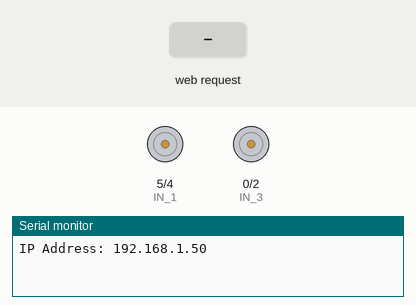
The sketch below on a simulated ESP8266 (NodeMCU). On the bench: motor-driver pin pairs drawn as motors (green arrow = first pin HIGH = forward, orange = second pin HIGH = backward, longer = more drive, scaled by the enable pin), the last lines printed to the serial monitor. The inputs (shaded band) are chosen by the test bench. WiFi joins after 1.5 s; servers stay silent unless stated.

Above: at 2.7 s.
2.8 s: HTTP request GET /up received
At 4.0 s:
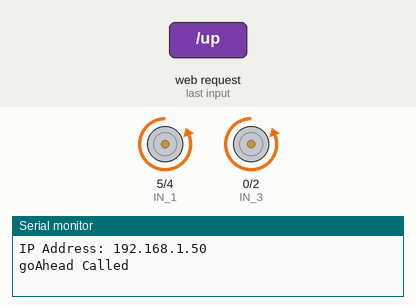
4.3 s: HTTP request GET /back received
At 5.1 s:
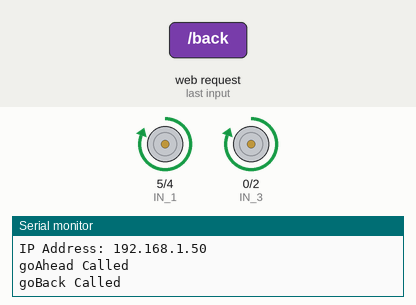
5.8 s: HTTP request GET /right received
At 6.3 s:
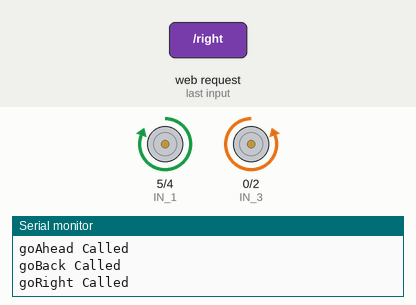
7.3 s: HTTP request GET /left received
At 8.5 s:
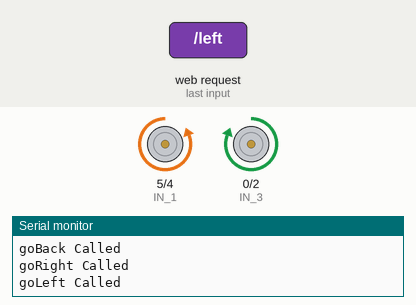
8.8 s: HTTP request GET /null received
At 9.8 s:
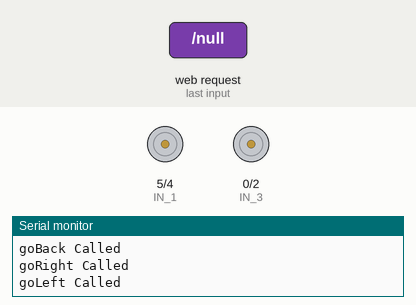
Timing chart, 0 to 11.3 s (numbered marks = the images above; inputs shaded):
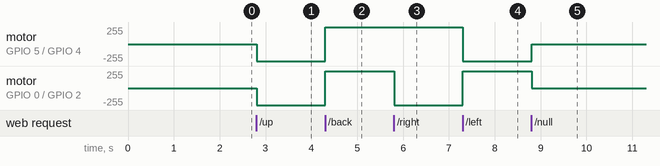

Measured:
- after the input at 2.8 s, motor on GPIO 5 (IN_1) / GPIO 4 (IN_2), motor on GPIO 0 (IN_3) / GPIO 2 (IN_4): stopped → backward 255/255 at once
- after the input at 4.3 s, motor on GPIO 5 (IN_1) / GPIO 4 (IN_2), motor on GPIO 0 (IN_3) / GPIO 2 (IN_4): backward 255/255 → forward 255/255 at once
- after the input at 5.8 s, motor on GPIO 0 (IN_3) / GPIO 2 (IN_4): forward 255/255 → backward 255/255 at once
- after the input at 7.3 s, motor on GPIO 5 (IN_1) / GPIO 4 (IN_2): forward 255/255 → backward 255/255 at once; motor on GPIO 0 (IN_3) / GPIO 2 (IN_4): backward 255/255 → forward 255/255 at once
- after the input at 8.8 s, motor on GPIO 5 (IN_1) / GPIO 4 (IN_2): backward 255/255 → stopped at once; motor on GPIO 0 (IN_3) / GPIO 2 (IN_4): forward 255/255 → stopped at once

The sketch:

car_ard.ino
```cpp
#define ENA 16      // Enable/speed motors Right        GPIO14(D5)
#define ENB 14      // Enable/speed motors Left         GPIO12(D6)
#define IN_1 5      // L298N in1 motors Rightx          GPIO15(D8)
#define IN_2 4      // L298N in2 motors Right           GPIO13(D7)
#define IN_3 0      // L298N in3 motors Left            GPIO2(D4)
#define IN_4 2      // L298N in4 motors Left            GPIO0(D3)
int speedCar = 800; // 400 - 1023.
int speed_Coeff = 3;
#include <Arduino.h>
#include <ESP8266WiFi.h>
#include <ESPAsyncTCP.h>
#include <ESPAsyncWebServer.h>
AsyncWebServer server(80);
const char *ssid = "Dhruvesh";
const char *password = "1234567890";

const char index_html[] PROGMEM = R"rawliteral(
<!DOCTYPE html>
<html lang="en">
<head>
    <meta charset="UTF-8">
    <meta http-equiv="X-UA-Compatible" content="IE=edge">
    <meta name="viewport" content="width=device-width, initial-scale=1.0">
    <title>Document</title>
</head>
<body>
    <div class="-controls">

        <button id="b1" onclick="up()"  >UP</button>
        <button id="b2" onclikc="down()"  >BACK</button>
        <button id="b3" onclick="left()" >LEFT</button>
        <button id="b4" onclick="r()"  >RIGHT</button>
        <button id="b5" onclick="x()"  >STOP</button>

    </div>
    <iframe src="x.html" name="rame"frameborder="1"></iframe>
    <p><a href  ="http://192.168.152.103" target="rame">abc</a></p>
  <script>
  function up(){
    window.location.href="/up"

    }
    function down(){
    window.location.href="/back"

    }
 function left(){
    window.location.href="/left"

    }
     function r(){
    window.location.href="/right"

    }
    function x(){
    window.location.href="/null"

    }
  </script>
</body>
</html>)rawliteral";

void goAhead()
{
  Serial.println("goAhead Called");
  digitalWrite(IN_1, LOW);
  digitalWrite(IN_2, HIGH);
  analogWrite(ENA, speedCar);

  digitalWrite(IN_3, LOW);
  digitalWrite(IN_4, HIGH);
  analogWrite(ENB, speedCar);
}
void goBack()
{
  Serial.println("goBack Called");

  digitalWrite(IN_1, HIGH);
  digitalWrite(IN_2, LOW);
  analogWrite(ENA, speedCar);

  digitalWrite(IN_3, HIGH);
  digitalWrite(IN_4, LOW);
  analogWrite(ENB, speedCar);
}
void goRight()
{
  Serial.println("goRight Called");

  digitalWrite(IN_1, HIGH);
  digitalWrite(IN_2, LOW);
  analogWrite(ENA, speedCar);

  digitalWrite(IN_3, LOW);
  digitalWrite(IN_4, HIGH);
  analogWrite(ENB, speedCar);
}
void goLeft()
{
  Serial.println("goLeft Called");

  digitalWrite(IN_1, LOW);
  digitalWrite(IN_2, HIGH);
  analogWrite(ENA, speedCar);

  digitalWrite(IN_3, HIGH);
  digitalWrite(IN_4, LOW);
  analogWrite(ENB, speedCar);
}

void stopRobot()
{

  digitalWrite(IN_1, LOW);
  digitalWrite(IN_2, LOW);
  analogWrite(ENA, speedCar);

  digitalWrite(IN_3, LOW);
  digitalWrite(IN_4, LOW);
  analogWrite(ENB, speedCar);
}

void setup()
{
  pinMode(ENA, OUTPUT);
  pinMode(ENB, OUTPUT);
  pinMode(IN_1, OUTPUT);
  pinMode(IN_2, OUTPUT);
  pinMode(IN_3, OUTPUT);
  pinMode(IN_4, OUTPUT);
  Serial.begin(115200);
  WiFi.mode(WIFI_STA);
  WiFi.begin(ssid, password);
  if (WiFi.waitForConnectResult() != WL_CONNECTED)
  {
    Serial.println("WiFi Failed!");
    return;
  }
  Serial.println();
  Serial.print("IP Address: ");
  Serial.println(WiFi.localIP());
  server.on("/", HTTP_GET, [](AsyncWebServerRequest *request)
            { request->send_P(200, "text/html", index_html); });
  server.on("/up", HTTP_GET, [](AsyncWebServerRequest *request)
            {
      goAhead();
    request->send_P(200, "text/html", index_html); });
  server.on("/back", HTTP_GET, [](AsyncWebServerRequest *request)
            {
      goBack();
    request->send_P(200, "text/html", index_html); });
  server.on("/right", HTTP_GET, [](AsyncWebServerRequest *request)
            {
      goRight();
    request->send_P(200, "text/html", index_html); });
  server.on("/left", HTTP_GET, [](AsyncWebServerRequest *request)
            {
      goLeft();
    request->send_P(200, "text/html", index_html); });
  server.on("/null", HTTP_GET, [](AsyncWebServerRequest *request)
            {
      stopRobot();
    request->send_P(200, "text/html", index_html); });
  server.begin();
}

void loop()
{
}
```
